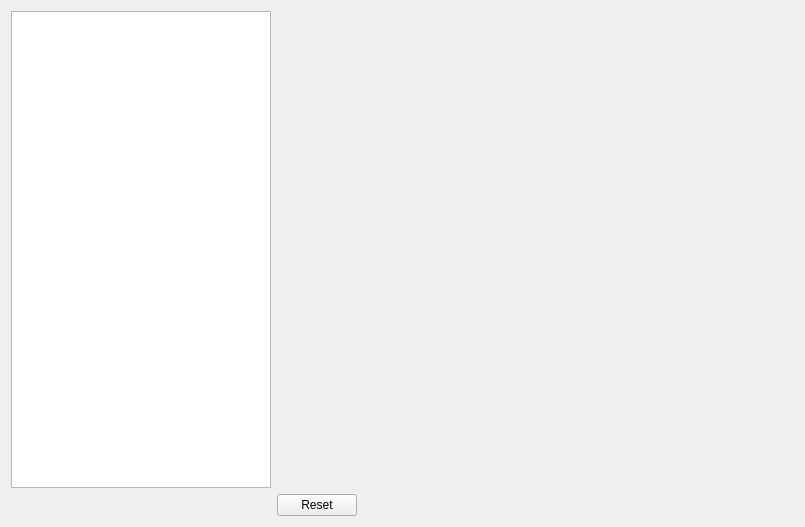
<?xml version="1.0" encoding="UTF-8"?>
<ui version="4.0">
 <class>RoboConfig</class>
 <widget class="QWidget" name="RoboConfig">
  <property name="geometry">
   <rect>
    <x>0</x>
    <y>0</y>
    <width>805</width>
    <height>527</height>
   </rect>
  </property>
  <property name="sizePolicy">
   <sizepolicy hsizetype="Expanding" vsizetype="Expanding">
    <horstretch>0</horstretch>
    <verstretch>0</verstretch>
   </sizepolicy>
  </property>
  <property name="minimumSize">
   <size>
    <width>0</width>
    <height>0</height>
   </size>
  </property>
  <property name="maximumSize">
   <size>
    <width>16777215</width>
    <height>16777215</height>
   </size>
  </property>
  <property name="windowTitle">
   <string>Form</string>
  </property>
  <layout class="QGridLayout" name="gridLayout">
   <item row="1" column="0" rowspan="2">
    <widget class="QTreeWidget" name="treeWidget">
     <property name="sizePolicy">
      <sizepolicy hsizetype="Preferred" vsizetype="Preferred">
       <horstretch>0</horstretch>
       <verstretch>0</verstretch>
      </sizepolicy>
     </property>
     <property name="minimumSize">
      <size>
       <width>260</width>
       <height>0</height>
      </size>
     </property>
     <property name="contextMenuPolicy">
      <enum>Qt::CustomContextMenu</enum>
     </property>
     <property name="frameShape">
      <enum>QFrame::StyledPanel</enum>
     </property>
     <property name="autoScrollMargin">
      <number>10</number>
     </property>
     <property name="editTriggers">
      <set>QAbstractItemView::NoEditTriggers</set>
     </property>
     <property name="indentation">
      <number>10</number>
     </property>
     <attribute name="headerVisible">
      <bool>false</bool>
     </attribute>
     <attribute name="headerDefaultSectionSize">
      <number>80</number>
     </attribute>
     <column>
      <property name="text">
       <string notr="true">1</string>
      </property>
     </column>
    </widget>
   </item>
   <item row="3" column="1">
    <widget class="QDialogButtonBox" name="buttonBox">
     <property name="sizePolicy">
      <sizepolicy hsizetype="Preferred" vsizetype="Fixed">
       <horstretch>0</horstretch>
       <verstretch>0</verstretch>
      </sizepolicy>
     </property>
     <property name="standardButtons">
      <set>QDialogButtonBox::Reset</set>
     </property>
     <property name="centerButtons">
      <bool>false</bool>
     </property>
    </widget>
   </item>
   <item row="2" column="1">
    <widget class="QScrollArea" name="scrollArea">
     <property name="frameShape">
      <enum>QFrame::NoFrame</enum>
     </property>
     <property name="frameShadow">
      <enum>QFrame::Plain</enum>
     </property>
     <property name="lineWidth">
      <number>0</number>
     </property>
     <property name="widgetResizable">
      <bool>true</bool>
     </property>
     <widget class="QWidget" name="scrollAreaWidgetContents">
      <property name="geometry">
       <rect>
        <x>0</x>
        <y>0</y>
        <width>521</width>
        <height>474</height>
       </rect>
      </property>
      <layout class="QVBoxLayout" name="verticalLayout">
       <property name="spacing">
        <number>0</number>
       </property>
       <property name="leftMargin">
        <number>0</number>
       </property>
       <property name="topMargin">
        <number>0</number>
       </property>
       <property name="rightMargin">
        <number>0</number>
       </property>
       <property name="bottomMargin">
        <number>0</number>
       </property>
       <item>
        <widget class="QStackedWidget" name="stackedWidget">
         <property name="sizePolicy">
          <sizepolicy hsizetype="Expanding" vsizetype="Expanding">
           <horstretch>1</horstretch>
           <verstretch>1</verstretch>
          </sizepolicy>
         </property>
         <property name="minimumSize">
          <size>
           <width>0</width>
           <height>0</height>
          </size>
         </property>
         <property name="maximumSize">
          <size>
           <width>16777215</width>
           <height>16777215</height>
          </size>
         </property>
        </widget>
       </item>
      </layout>
     </widget>
    </widget>
   </item>
  </layout>
 </widget>
 <resources/>
 <connections/>
</ui>
